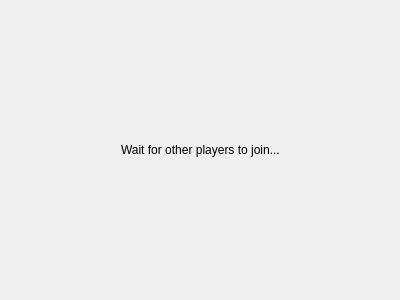
<?xml version="1.0" encoding="UTF-8"?>
<ui version="4.0">
 <class>WaitingPage</class>
 <widget class="QWidget" name="WaitingPage">
  <property name="geometry">
   <rect>
    <x>0</x>
    <y>0</y>
    <width>400</width>
    <height>300</height>
   </rect>
  </property>
  <property name="windowTitle">
   <string>Form</string>
  </property>
  <layout class="QVBoxLayout" name="verticalLayout">
   <item>
    <spacer name="verticalSpacer_2">
     <property name="orientation">
      <enum>Qt::Orientation::Vertical</enum>
     </property>
     <property name="sizeHint" stdset="0">
      <size>
       <width>20</width>
       <height>121</height>
      </size>
     </property>
    </spacer>
   </item>
   <item>
    <layout class="QHBoxLayout" name="horizontalLayout">
     <item>
      <spacer name="horizontalSpacer">
       <property name="orientation">
        <enum>Qt::Orientation::Horizontal</enum>
       </property>
       <property name="sizeHint" stdset="0">
        <size>
         <width>40</width>
         <height>20</height>
        </size>
       </property>
      </spacer>
     </item>
     <item>
      <widget class="QLabel" name="label">
       <property name="text">
        <string>Wait for other players to join...</string>
       </property>
      </widget>
     </item>
     <item>
      <spacer name="horizontalSpacer_2">
       <property name="orientation">
        <enum>Qt::Orientation::Horizontal</enum>
       </property>
       <property name="sizeHint" stdset="0">
        <size>
         <width>40</width>
         <height>20</height>
        </size>
       </property>
      </spacer>
     </item>
    </layout>
   </item>
   <item>
    <spacer name="verticalSpacer">
     <property name="orientation">
      <enum>Qt::Orientation::Vertical</enum>
     </property>
     <property name="sizeHint" stdset="0">
      <size>
       <width>20</width>
       <height>121</height>
      </size>
     </property>
    </spacer>
   </item>
  </layout>
 </widget>
 <resources/>
 <connections/>
</ui>
